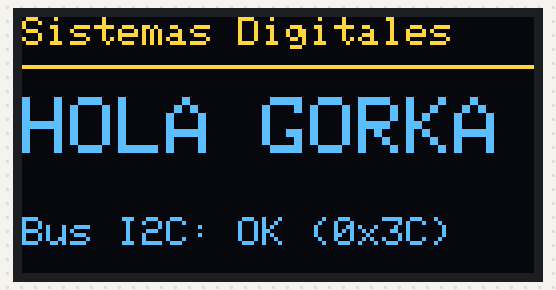
Bench run of a program on a simulated ESP32. Shown: 128×64 one-colour display. The OLED is the two-colour kind (top 16 rows yellow); what the program prints to the serial monitor is not drawn.

Above: at 0.1 s.

The program:

main.cpp
```cpp
#include <Arduino.h>
#include <Wire.h>
#include <Adafruit_GFX.h>
#include <Adafruit_SSD1306.h>

// Definiciones de la pantalla
#define SCREEN_WIDTH 128
#define SCREEN_HEIGHT 64
#define OLED_RESET    -1
#define SCREEN_ADDRESS 0x3C

Adafruit_SSD1306 display(SCREEN_WIDTH, SCREEN_HEIGHT, &Wire, OLED_RESET);

void setup() {
  Serial.begin(115200);

  // Inicializar pantalla
  if(!display.begin(SSD1306_SWITCHCAPVCC, SCREEN_ADDRESS)) {
    Serial.println(F("SSD1306 no encontrado"));
    for(;;);
  }

  // --- CONFIGURACIÓN DEL MENSAJE ---

  display.clearDisplay();      // Borra lo que haya en memoria
  display.setTextColor(SSD1306_WHITE); // Color blanco (el único en estas pantallas)

  // Línea 1: Título pequeño
  display.setTextSize(1);
  display.setCursor(0, 0);
  display.println(F("Sistemas Digitales"));

  // Línea 2: Mensaje principal grande
  display.setTextSize(2);      // Letra más grande
  display.setCursor(0, 20);    // Bajamos el cursor para no solapar
  display.println(F("HOLA GORKA"));

  // Línea 3: Detalle inferior
  display.setTextSize(1);
  display.setCursor(0, 50);
  display.print(F("Bus I2C: OK (0x3C)"));

  // Dibujar una línea decorativa
  display.drawLine(0, 12, 128, 12, SSD1306_WHITE);

  // ¡ENVIAR TODO A LA PANTALLA!
  display.display();

  Serial.println(F("Mensaje enviado a la pantalla"));
}

void loop() {
  // El loop se queda vacío porque el mensaje es estático
  // Pero podrías añadir un parpadeo si quisieras
}
```
